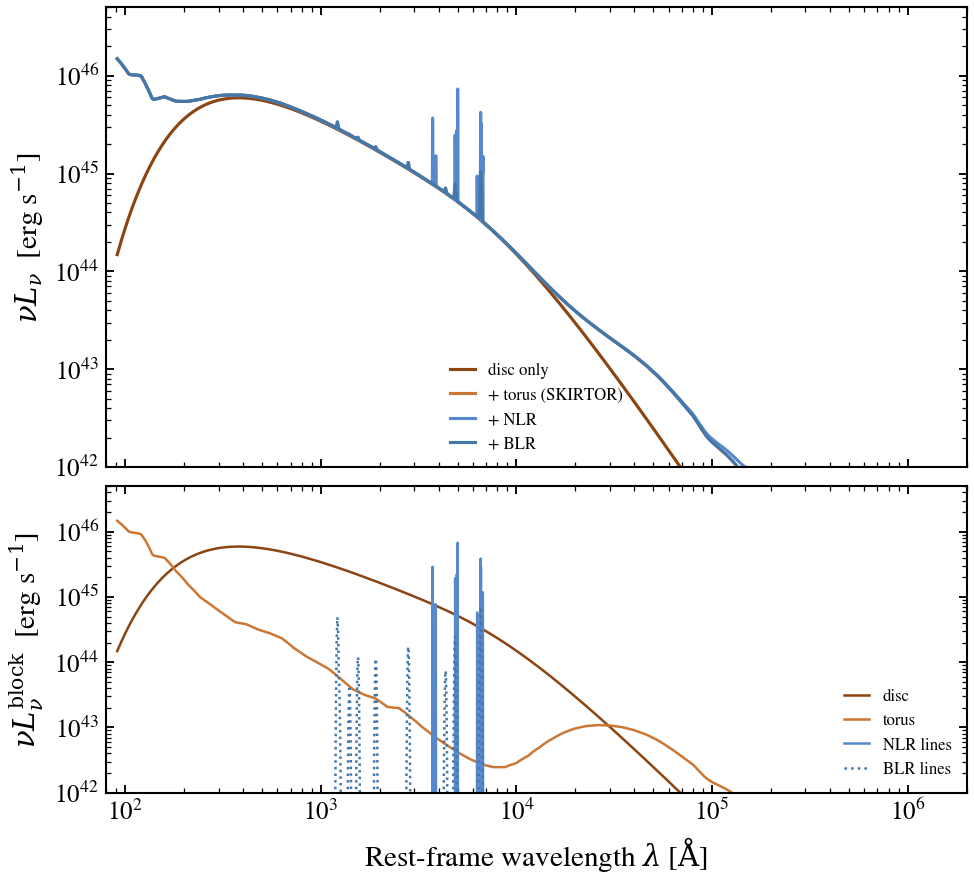

This figure's Python source:
"""
AGN composite SED: per-block decomposition
============================================

A single ``log L_bol = 12.5`` composable AGN built up component by
component — disc alone, +torus, +narrow lines, +broad lines — so the
reader can see what each block contributes to the total spectrum.
The bottom panel shows the same decomposition stacked so the layers
add up to the full SED.

This is the diagnostic figure for "where does the AGN signal in my
data come from?" — broad-line decompositions need ``blr``, NLR
fitters need ``nlr``, NIR/MIR colour fitters need ``torus`` (and
disc choice barely matters longward of 1 μm), etc.
"""

import warnings

import jax
import matplotlib.pyplot as plt
import numpy as np

import tengri
from tengri.analysis.plotting import setup_style

setup_style()
warnings.filterwarnings("ignore", message=".*BakedInBackend.*")

C_AA_PER_S = 2.998e18

ssp = tengri.load_ssp()
COMMON = dict(
    sfh={"type": "const", "*": tengri.FIXED, "log_sfr": -10.0},
    dust={"type": "two_component", "*": tengri.FIXED, "tau_diff": 0.0, "tau_bc": 0.0},
    redshift=tengri.Fixed(0.05),
)
BASE_AGN = dict(disc={"type": "multicolor", "*": tengri.FIXED})


def _agn(extra_blocks=()):
    agn = {"*": tengri.FIXED, "log_lbol": 12.5, "frac": 1.0, **BASE_AGN}
    for key, value in extra_blocks:
        agn[key] = value
    model = tengri.SEDModel.build(ssp, agn=agn, **COMMON)
    p = dict(model.spec.sample(jax.random.PRNGKey(0)))
    out = model.predict_rest_sed(p)
    return np.asarray(out.wavelength), np.asarray(out.sed)


configs = [
    ("disc only", (), "#8b4513"),
    ("+ torus (SKIRTOR)", (("torus", {"type": "skirtor", "*": tengri.FIXED}),), "#cc7733"),
    (
        "+ NLR",
        (
            ("torus", {"type": "skirtor", "*": tengri.FIXED}),
            ("lines", {"type": "nlr", "*": tengri.FIXED}),
        ),
        "#5588cc",
    ),
    (
        "+ BLR",
        (
            ("torus", {"type": "skirtor", "*": tengri.FIXED}),
            ("lines", {"type": "blr", "*": tengri.FIXED}),
        ),
        "#4477aa",
    ),
]

waves, seds = {}, {}
for label, blocks, _ in configs:
    w, s = _agn(blocks)
    waves[label] = w
    seds[label] = s

wave = waves["disc only"]
nu = C_AA_PER_S / wave

fig, (ax_top, ax_bot) = plt.subplots(
    2,
    1,
    figsize=(7.4, 6.8),
    sharex=True,
    gridspec_kw={"hspace": 0.05, "height_ratios": [3, 2]},
)

for label, _, color in configs:
    ax_top.loglog(wave, nu * seds[label], color=color, lw=1.5, label=label)
ax_top.set(ylabel=r"$\nu L_\nu$  [erg s$^{-1}$]", ylim=(1e42, 5e46))
ax_top.legend(frameon=False, fontsize=8, loc="lower center")

disc_only = seds["disc only"]
torus_contrib = seds["+ torus (SKIRTOR)"] - disc_only
nlr_contrib = seds["+ NLR"] - seds["+ torus (SKIRTOR)"]
blr_contrib = seds["+ BLR"] - seds["+ torus (SKIRTOR)"]

ax_bot.loglog(wave, nu * disc_only, color="#8b4513", lw=1.2, label="disc")
ax_bot.loglog(
    wave,
    nu * np.where(torus_contrib > 0, torus_contrib, np.nan),
    color="#cc7733",
    lw=1.2,
    label="torus",
)
ax_bot.loglog(
    wave,
    nu * np.where(nlr_contrib > 0, nlr_contrib, np.nan),
    color="#5588cc",
    lw=1.2,
    label="NLR lines",
)
ax_bot.loglog(
    wave,
    nu * np.where(blr_contrib > 0, blr_contrib, np.nan),
    color="#4477aa",
    lw=1.2,
    ls=":",
    label="BLR lines",
)
ax_bot.set(
    xlabel=r"Rest-frame wavelength $\lambda$ [$\mathrm{\AA}$]",
    ylabel=r"$\nu L_\nu^{\rm block}$  [erg s$^{-1}$]",
    xlim=(80, 2e6),
    ylim=(1e42, 5e46),
)
ax_bot.legend(frameon=False, fontsize=8, loc="lower right")

fig.savefig("plot_agn_components_breakdown.png", dpi=150, bbox_inches="tight")
